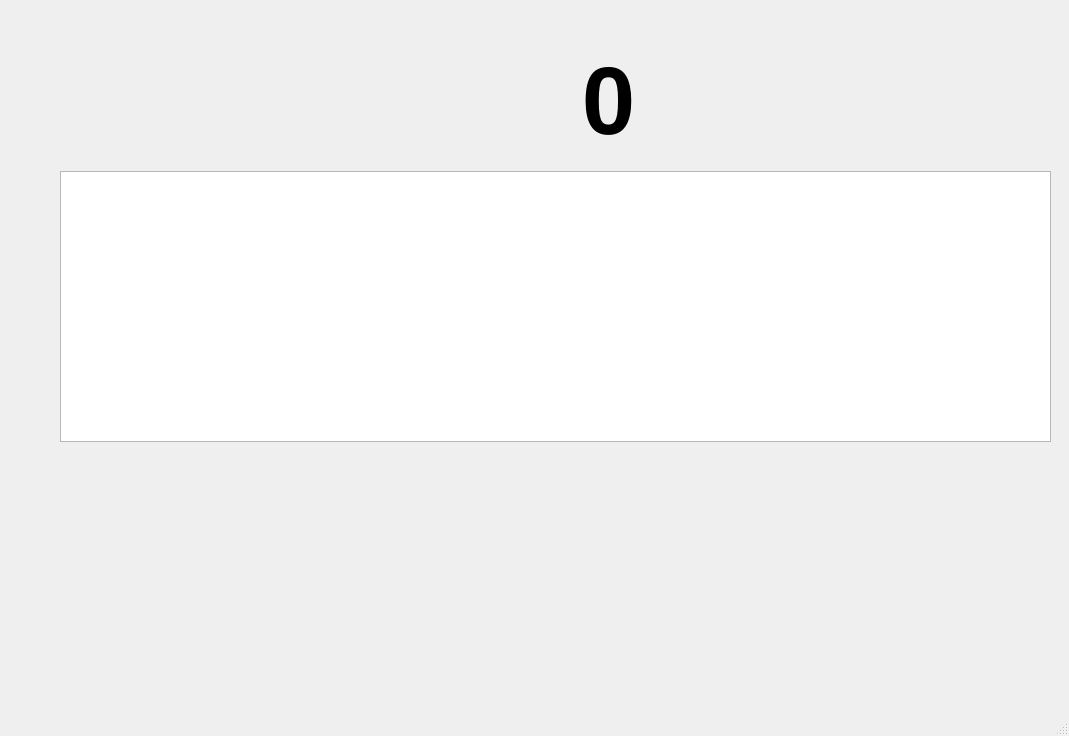
<?xml version="1.0" encoding="UTF-8"?>
<ui version="4.0">
 <class>BitcoinBiperMainWindow</class>
 <widget class="QMainWindow" name="BitcoinBiperMainWindow">
  <property name="geometry">
   <rect>
    <x>0</x>
    <y>0</y>
    <width>1069</width>
    <height>736</height>
   </rect>
  </property>
  <property name="windowTitle">
   <string>BitcoinBiperMainWindow</string>
  </property>
  <widget class="QWidget" name="centralwidget">
   <widget class="QTableWidget" name="tableWidget_transactions">
    <property name="geometry">
     <rect>
      <x>60</x>
      <y>171</y>
      <width>991</width>
      <height>271</height>
     </rect>
    </property>
   </widget>
   <widget class="QWidget" name="layoutWidget">
    <property name="geometry">
     <rect>
      <x>60</x>
      <y>20</y>
      <width>991</width>
      <height>162</height>
     </rect>
    </property>
    <layout class="QHBoxLayout" name="horizontalLayout">
     <item>
      <widget class="QLabel" name="label_btc_logo">
       <property name="sizePolicy">
        <sizepolicy hsizetype="Fixed" vsizetype="Fixed">
         <horstretch>0</horstretch>
         <verstretch>0</verstretch>
        </sizepolicy>
       </property>
       <property name="minimumSize">
        <size>
         <width>100</width>
         <height>100</height>
        </size>
       </property>
       <property name="maximumSize">
        <size>
         <width>100</width>
         <height>100</height>
        </size>
       </property>
       <property name="styleSheet">
        <string notr="true"/>
       </property>
       <property name="text">
        <string/>
       </property>
      </widget>
     </item>
     <item>
      <widget class="QLabel" name="label_btc_price">
       <property name="font">
        <font>
         <pointsize>72</pointsize>
         <bold>true</bold>
        </font>
       </property>
       <property name="text">
        <string>0</string>
       </property>
       <property name="alignment">
        <set>Qt::AlignCenter</set>
       </property>
      </widget>
     </item>
    </layout>
   </widget>
   <widget class="QLabel" name="label_average_price">
    <property name="geometry">
     <rect>
      <x>70</x>
      <y>510</y>
      <width>971</width>
      <height>61</height>
     </rect>
    </property>
    <property name="font">
     <font>
      <pointsize>16</pointsize>
     </font>
    </property>
    <property name="text">
     <string/>
    </property>
   </widget>
  </widget>
  <widget class="QMenuBar" name="menubar">
   <property name="geometry">
    <rect>
     <x>0</x>
     <y>0</y>
     <width>1069</width>
     <height>25</height>
    </rect>
   </property>
  </widget>
  <widget class="QStatusBar" name="statusbar"/>
 </widget>
 <resources/>
 <connections/>
</ui>
